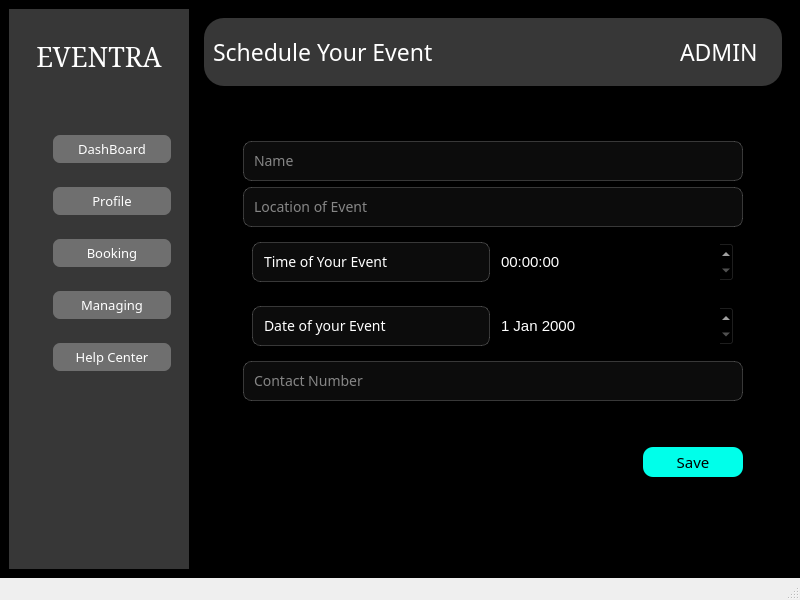
<?xml version="1.0" encoding="UTF-8"?>
<ui version="4.0">
 <class>scheduling</class>
 <widget class="QMainWindow" name="scheduling">
  <property name="geometry">
   <rect>
    <x>0</x>
    <y>0</y>
    <width>800</width>
    <height>600</height>
   </rect>
  </property>
  <property name="windowTitle">
   <string>MainWindow</string>
  </property>
  <widget class="QWidget" name="centralwidget">
   <property name="styleSheet">
    <string notr="true">QWidget{

background-color:black;
}</string>
   </property>
   <layout class="QHBoxLayout" name="horizontalLayout_15">
    <item>
     <layout class="QHBoxLayout" name="horizontalLayout_2">
      <item>
       <widget class="QWidget" name="LeftSidebar" native="true">
        <property name="sizePolicy">
         <sizepolicy hsizetype="Fixed" vsizetype="Preferred">
          <horstretch>0</horstretch>
          <verstretch>0</verstretch>
         </sizepolicy>
        </property>
        <property name="minimumSize">
         <size>
          <width>180</width>
          <height>0</height>
         </size>
        </property>
        <property name="styleSheet">
         <string notr="true">QWidget{
	background-color: rgb(55, 55, 55);
}</string>
        </property>
        <layout class="QVBoxLayout" name="verticalLayout_2">
         <item>
          <layout class="QVBoxLayout" name="verticalLayout">
           <item>
            <widget class="QLabel" name="label">
             <property name="font">
              <font>
               <family>SimSun</family>
               <pointsize>20</pointsize>
              </font>
             </property>
             <property name="styleSheet">
              <string notr="true">QLabel{
padding-top:20px;
color:white;
}</string>
             </property>
             <property name="text">
              <string>EVENTRA</string>
             </property>
             <property name="alignment">
              <set>Qt::AlignmentFlag::AlignCenter</set>
             </property>
            </widget>
           </item>
          </layout>
         </item>
         <item>
          <spacer name="verticalSpacer">
           <property name="orientation">
            <enum>Qt::Orientation::Vertical</enum>
           </property>
           <property name="sizeHint" stdset="0">
            <size>
             <width>20</width>
             <height>40</height>
            </size>
           </property>
          </spacer>
         </item>
         <item>
          <widget class="QWidget" name="widget_3" native="true">
           <property name="sizePolicy">
            <sizepolicy hsizetype="Preferred" vsizetype="Fixed">
             <horstretch>0</horstretch>
             <verstretch>0</verstretch>
            </sizepolicy>
           </property>
           <property name="minimumSize">
            <size>
             <width>0</width>
             <height>40</height>
            </size>
           </property>
           <layout class="QHBoxLayout" name="horizontalLayout_3">
            <item>
             <layout class="QHBoxLayout" name="horizontalLayout">
              <item>
               <widget class="QLabel" name="label_2">
                <property name="sizePolicy">
                 <sizepolicy hsizetype="Fixed" vsizetype="Fixed">
                  <horstretch>0</horstretch>
                  <verstretch>0</verstretch>
                 </sizepolicy>
                </property>
                <property name="minimumSize">
                 <size>
                  <width>20</width>
                  <height>20</height>
                 </size>
                </property>
                <property name="maximumSize">
                 <size>
                  <width>20</width>
                  <height>20</height>
                 </size>
                </property>
                <property name="text">
                 <string/>
                </property>
                <property name="pixmap">
                 <pixmap resource="resources.qrc">:/resources/icons8-dashboard-50.png</pixmap>
                </property>
                <property name="scaledContents">
                 <bool>true</bool>
                </property>
               </widget>
              </item>
              <item>
               <widget class="QPushButton" name="dashboard_2">
                <property name="font">
                 <font>
                  <family>Segoe Fluent Icons</family>
                  <pointsize>10</pointsize>
                 </font>
                </property>
                <property name="styleSheet">
                 <string notr="true">QPushButton{
color:white;
	background-color: rgb(111, 111, 111);
padding:5px;
border:none;
border-radius:7px;
}
QPushButton:hover{
	background-color: rgb(188, 0, 188);
}</string>
                </property>
                <property name="text">
                 <string>DashBoard</string>
                </property>
               </widget>
              </item>
             </layout>
            </item>
           </layout>
          </widget>
         </item>
         <item>
          <widget class="QWidget" name="widget" native="true">
           <property name="sizePolicy">
            <sizepolicy hsizetype="Preferred" vsizetype="Fixed">
             <horstretch>0</horstretch>
             <verstretch>0</verstretch>
            </sizepolicy>
           </property>
           <property name="minimumSize">
            <size>
             <width>0</width>
             <height>40</height>
            </size>
           </property>
           <layout class="QHBoxLayout" name="horizontalLayout_5">
            <item>
             <layout class="QHBoxLayout" name="horizontalLayout_4">
              <item>
               <widget class="QLabel" name="label_3">
                <property name="sizePolicy">
                 <sizepolicy hsizetype="Fixed" vsizetype="Fixed">
                  <horstretch>0</horstretch>
                  <verstretch>0</verstretch>
                 </sizepolicy>
                </property>
                <property name="minimumSize">
                 <size>
                  <width>20</width>
                  <height>20</height>
                 </size>
                </property>
                <property name="maximumSize">
                 <size>
                  <width>20</width>
                  <height>20</height>
                 </size>
                </property>
                <property name="text">
                 <string/>
                </property>
                <property name="pixmap">
                 <pixmap resource="resources.qrc">:/resources/icons8-profile-48.png</pixmap>
                </property>
                <property name="scaledContents">
                 <bool>true</bool>
                </property>
               </widget>
              </item>
              <item>
               <widget class="QPushButton" name="Profile">
                <property name="font">
                 <font>
                  <family>Segoe Fluent Icons</family>
                  <pointsize>10</pointsize>
                 </font>
                </property>
                <property name="styleSheet">
                 <string notr="true">QPushButton{
color:white;
	background-color: rgb(111, 111, 111);
padding:5px;
border:none;
border-radius:7px;
}
QPushButton:hover{
	background-color: rgb(188, 0, 188);
}</string>
                </property>
                <property name="text">
                 <string>Profile</string>
                </property>
               </widget>
              </item>
             </layout>
            </item>
           </layout>
          </widget>
         </item>
         <item>
          <widget class="QWidget" name="widget_2" native="true">
           <property name="sizePolicy">
            <sizepolicy hsizetype="Preferred" vsizetype="Fixed">
             <horstretch>0</horstretch>
             <verstretch>0</verstretch>
            </sizepolicy>
           </property>
           <property name="minimumSize">
            <size>
             <width>0</width>
             <height>40</height>
            </size>
           </property>
           <layout class="QHBoxLayout" name="horizontalLayout_7">
            <item>
             <layout class="QHBoxLayout" name="horizontalLayout_6">
              <item>
               <widget class="QLabel" name="label_4">
                <property name="sizePolicy">
                 <sizepolicy hsizetype="Fixed" vsizetype="Fixed">
                  <horstretch>0</horstretch>
                  <verstretch>0</verstretch>
                 </sizepolicy>
                </property>
                <property name="minimumSize">
                 <size>
                  <width>20</width>
                  <height>20</height>
                 </size>
                </property>
                <property name="maximumSize">
                 <size>
                  <width>20</width>
                  <height>20</height>
                 </size>
                </property>
                <property name="text">
                 <string/>
                </property>
                <property name="pixmap">
                 <pixmap resource="resources.qrc">:/resources/icons8-booking-48.png</pixmap>
                </property>
                <property name="scaledContents">
                 <bool>true</bool>
                </property>
               </widget>
              </item>
              <item>
               <widget class="QPushButton" name="Booking">
                <property name="font">
                 <font>
                  <family>Segoe Fluent Icons</family>
                  <pointsize>10</pointsize>
                 </font>
                </property>
                <property name="styleSheet">
                 <string notr="true">QPushButton{
color:white;
	background-color: rgb(111, 111, 111);
padding:5px;
border:none;
border-radius:7px;
}
QPushButton:hover{
	background-color: rgb(188, 0, 188);
}</string>
                </property>
                <property name="text">
                 <string>Booking</string>
                </property>
               </widget>
              </item>
             </layout>
            </item>
           </layout>
          </widget>
         </item>
         <item>
          <widget class="QWidget" name="widget_4" native="true">
           <property name="sizePolicy">
            <sizepolicy hsizetype="Preferred" vsizetype="Fixed">
             <horstretch>0</horstretch>
             <verstretch>0</verstretch>
            </sizepolicy>
           </property>
           <property name="minimumSize">
            <size>
             <width>0</width>
             <height>40</height>
            </size>
           </property>
           <layout class="QHBoxLayout" name="horizontalLayout_9">
            <item>
             <layout class="QHBoxLayout" name="horizontalLayout_8">
              <item>
               <widget class="QLabel" name="label_5">
                <property name="sizePolicy">
                 <sizepolicy hsizetype="Fixed" vsizetype="Fixed">
                  <horstretch>0</horstretch>
                  <verstretch>0</verstretch>
                 </sizepolicy>
                </property>
                <property name="minimumSize">
                 <size>
                  <width>20</width>
                  <height>20</height>
                 </size>
                </property>
                <property name="maximumSize">
                 <size>
                  <width>20</width>
                  <height>20</height>
                 </size>
                </property>
                <property name="text">
                 <string/>
                </property>
                <property name="pixmap">
                 <pixmap resource="resources.qrc">:/resources/icons8-hierarchy-48.png</pixmap>
                </property>
                <property name="scaledContents">
                 <bool>true</bool>
                </property>
               </widget>
              </item>
              <item>
               <widget class="QPushButton" name="Managing">
                <property name="font">
                 <font>
                  <family>Segoe Fluent Icons</family>
                  <pointsize>10</pointsize>
                 </font>
                </property>
                <property name="styleSheet">
                 <string notr="true">QPushButton{
color:white;
	background-color: rgb(111, 111, 111);
padding:5px;
border:none;
border-radius:7px;
}
QPushButton:hover{
	background-color: rgb(188, 0, 188);
}</string>
                </property>
                <property name="text">
                 <string>Managing</string>
                </property>
               </widget>
              </item>
             </layout>
            </item>
           </layout>
          </widget>
         </item>
         <item>
          <widget class="QWidget" name="widget_5" native="true">
           <property name="sizePolicy">
            <sizepolicy hsizetype="Preferred" vsizetype="Fixed">
             <horstretch>0</horstretch>
             <verstretch>0</verstretch>
            </sizepolicy>
           </property>
           <property name="minimumSize">
            <size>
             <width>0</width>
             <height>40</height>
            </size>
           </property>
           <layout class="QHBoxLayout" name="horizontalLayout_11">
            <item>
             <layout class="QHBoxLayout" name="horizontalLayout_10">
              <item>
               <widget class="QLabel" name="label_6">
                <property name="sizePolicy">
                 <sizepolicy hsizetype="Fixed" vsizetype="Fixed">
                  <horstretch>0</horstretch>
                  <verstretch>0</verstretch>
                 </sizepolicy>
                </property>
                <property name="minimumSize">
                 <size>
                  <width>20</width>
                  <height>20</height>
                 </size>
                </property>
                <property name="maximumSize">
                 <size>
                  <width>20</width>
                  <height>20</height>
                 </size>
                </property>
                <property name="text">
                 <string/>
                </property>
                <property name="pixmap">
                 <pixmap resource="resources.qrc">:/resources/icons8-help-center-48.png</pixmap>
                </property>
                <property name="scaledContents">
                 <bool>true</bool>
                </property>
               </widget>
              </item>
              <item>
               <widget class="QPushButton" name="Help_Center">
                <property name="font">
                 <font>
                  <family>Segoe Fluent Icons</family>
                  <pointsize>10</pointsize>
                 </font>
                </property>
                <property name="styleSheet">
                 <string notr="true">QPushButton{
color:white;
	background-color: rgb(111, 111, 111);
padding:5px;
border:none;
border-radius:7px;
}
QPushButton:hover{
	background-color: rgb(188, 0, 188);
}</string>
                </property>
                <property name="text">
                 <string>Help Center</string>
                </property>
               </widget>
              </item>
             </layout>
            </item>
           </layout>
          </widget>
         </item>
         <item>
          <spacer name="verticalSpacer_2">
           <property name="orientation">
            <enum>Qt::Orientation::Vertical</enum>
           </property>
           <property name="sizeHint" stdset="0">
            <size>
             <width>20</width>
             <height>40</height>
            </size>
           </property>
          </spacer>
         </item>
         <item>
          <spacer name="verticalSpacer_4">
           <property name="orientation">
            <enum>Qt::Orientation::Vertical</enum>
           </property>
           <property name="sizeHint" stdset="0">
            <size>
             <width>20</width>
             <height>40</height>
            </size>
           </property>
          </spacer>
         </item>
         <item>
          <widget class="QWidget" name="widget_6" native="true">
           <property name="sizePolicy">
            <sizepolicy hsizetype="Preferred" vsizetype="Fixed">
             <horstretch>0</horstretch>
             <verstretch>0</verstretch>
            </sizepolicy>
           </property>
           <property name="minimumSize">
            <size>
             <width>0</width>
             <height>40</height>
            </size>
           </property>
           <layout class="QHBoxLayout" name="horizontalLayout_13"/>
          </widget>
         </item>
         <item>
          <spacer name="verticalSpacer_3">
           <property name="orientation">
            <enum>Qt::Orientation::Vertical</enum>
           </property>
           <property name="sizeHint" stdset="0">
            <size>
             <width>20</width>
             <height>40</height>
            </size>
           </property>
          </spacer>
         </item>
        </layout>
       </widget>
      </item>
     </layout>
    </item>
    <item>
     <widget class="QWidget" name="Rightsidebar" native="true">
      <layout class="QGridLayout" name="gridLayout_2">
       <item row="1" column="0">
        <widget class="QWidget" name="Input" native="true">
         <layout class="QVBoxLayout" name="verticalLayout_6">
          <item>
           <layout class="QGridLayout" name="gridLayout">
            <item row="4" column="0">
             <widget class="QLineEdit" name="Contact">
              <property name="minimumSize">
               <size>
                <width>200</width>
                <height>30</height>
               </size>
              </property>
              <property name="maximumSize">
               <size>
                <width>500</width>
                <height>16777215</height>
               </size>
              </property>
              <property name="font">
               <font>
                <family>Sylfaen</family>
                <pointsize>-1</pointsize>
               </font>
              </property>
              <property name="styleSheet">
               <string notr="true">QLineEdit{
    background-color: rgba(255, 255, 255, 0.05);
    color: white;
    border: 1px solid rgba(255, 255, 255, 0.2);
    border-radius: 8px;
    padding: 8px;
    font-size: 14px;
}

QLineEdit::placeholder {
    color: #aaaaaa;
    font-style: italic;
}
QLineEdit:hover {
    background-color: #00ffcc;
    box-shadow: 0 0 10px #00ffe5;
color:black;
}
QLineEdit::placeholder:hover{
color:black;
}</string>
              </property>
              <property name="placeholderText">
               <string>Contact Number</string>
              </property>
             </widget>
            </item>
            <item row="2" column="0">
             <widget class="QWidget" name="widget_7" native="true">
              <property name="sizePolicy">
               <sizepolicy hsizetype="Preferred" vsizetype="Fixed">
                <horstretch>0</horstretch>
                <verstretch>0</verstretch>
               </sizepolicy>
              </property>
              <property name="minimumSize">
               <size>
                <width>0</width>
                <height>30</height>
               </size>
              </property>
              <layout class="QHBoxLayout" name="horizontalLayout_16">
               <item>
                <layout class="QHBoxLayout" name="horizontalLayout_14">
                 <item>
                  <widget class="QLabel" name="label_8">
                   <property name="sizePolicy">
                    <sizepolicy hsizetype="Preferred" vsizetype="Fixed">
                     <horstretch>0</horstretch>
                     <verstretch>0</verstretch>
                    </sizepolicy>
                   </property>
                   <property name="minimumSize">
                    <size>
                     <width>0</width>
                     <height>40</height>
                    </size>
                   </property>
                   <property name="font">
                    <font>
                     <family>Sylfaen</family>
                     <pointsize>-1</pointsize>
                    </font>
                   </property>
                   <property name="styleSheet">
                    <string notr="true">QLabel{
    background-color: rgba(255, 255, 255, 0.05);
    color: white;
    border: 1px solid rgba(255, 255, 255, 0.2);
    border-radius: 8px;
    padding: 8px;
    font-size: 14px;
}</string>
                   </property>
                   <property name="text">
                    <string>Time of Your Event </string>
                   </property>
                  </widget>
                 </item>
                 <item>
                  <widget class="QTimeEdit" name="Time">
                   <property name="minimumSize">
                    <size>
                     <width>0</width>
                     <height>40</height>
                    </size>
                   </property>
                   <property name="font">
                    <font>
                     <pointsize>11</pointsize>
                    </font>
                   </property>
                   <property name="styleSheet">
                    <string notr="true">QTimeEdit{
   color:white;
}</string>
                   </property>
                  </widget>
                 </item>
                </layout>
               </item>
              </layout>
             </widget>
            </item>
            <item row="3" column="0">
             <widget class="QWidget" name="widget_8" native="true">
              <property name="sizePolicy">
               <sizepolicy hsizetype="Preferred" vsizetype="Fixed">
                <horstretch>0</horstretch>
                <verstretch>0</verstretch>
               </sizepolicy>
              </property>
              <property name="minimumSize">
               <size>
                <width>0</width>
                <height>30</height>
               </size>
              </property>
              <layout class="QHBoxLayout" name="horizontalLayout_18">
               <item>
                <layout class="QHBoxLayout" name="horizontalLayout_17">
                 <item>
                  <widget class="QLabel" name="label_9">
                   <property name="sizePolicy">
                    <sizepolicy hsizetype="Preferred" vsizetype="Fixed">
                     <horstretch>0</horstretch>
                     <verstretch>0</verstretch>
                    </sizepolicy>
                   </property>
                   <property name="minimumSize">
                    <size>
                     <width>0</width>
                     <height>40</height>
                    </size>
                   </property>
                   <property name="font">
                    <font>
                     <family>Sylfaen</family>
                     <pointsize>-1</pointsize>
                    </font>
                   </property>
                   <property name="styleSheet">
                    <string notr="true">QLabel{
    background-color: rgba(255, 255, 255, 0.05);
    color: white;
    border: 1px solid rgba(255, 255, 255, 0.2);
    border-radius: 8px;
    padding: 8px;
    font-size: 14px;
}</string>
                   </property>
                   <property name="text">
                    <string>Date of your Event</string>
                   </property>
                  </widget>
                 </item>
                 <item>
                  <widget class="QDateEdit" name="Date">
                   <property name="minimumSize">
                    <size>
                     <width>0</width>
                     <height>40</height>
                    </size>
                   </property>
                   <property name="font">
                    <font>
                     <pointsize>11</pointsize>
                    </font>
                   </property>
                   <property name="styleSheet">
                    <string notr="true">QDateEdit{
   
    color: white;
    
}</string>
                   </property>
                  </widget>
                 </item>
                </layout>
               </item>
              </layout>
             </widget>
            </item>
            <item row="0" column="0">
             <widget class="QLineEdit" name="Name">
              <property name="sizePolicy">
               <sizepolicy hsizetype="Fixed" vsizetype="Fixed">
                <horstretch>0</horstretch>
                <verstretch>0</verstretch>
               </sizepolicy>
              </property>
              <property name="minimumSize">
               <size>
                <width>200</width>
                <height>30</height>
               </size>
              </property>
              <property name="maximumSize">
               <size>
                <width>500</width>
                <height>16777215</height>
               </size>
              </property>
              <property name="font">
               <font>
                <family>Sylfaen</family>
                <pointsize>-1</pointsize>
               </font>
              </property>
              <property name="styleSheet">
               <string notr="true">QLineEdit{
    background-color: rgba(255, 255, 255, 0.05);
    color: white;
    border: 1px solid rgba(255, 255, 255, 0.2);
    border-radius: 8px;
    padding: 8px;
    font-size: 14px;
}

QLineEdit::placeholder {
    color: #aaaaaa;
    font-style: italic;
}
QLineEdit:hover {
    background-color: #00ffcc;
    box-shadow: 0 0 10px #00ffe5;
color:black;
}</string>
              </property>
              <property name="placeholderText">
               <string>Name</string>
              </property>
             </widget>
            </item>
            <item row="6" column="0">
             <widget class="QPushButton" name="Gotodash_subevent">
              <property name="sizePolicy">
               <sizepolicy hsizetype="Fixed" vsizetype="Fixed">
                <horstretch>0</horstretch>
                <verstretch>0</verstretch>
               </sizepolicy>
              </property>
              <property name="minimumSize">
               <size>
                <width>100</width>
                <height>30</height>
               </size>
              </property>
              <property name="font">
               <font>
                <family>Maiandra GD</family>
                <pointsize>11</pointsize>
               </font>
              </property>
              <property name="layoutDirection">
               <enum>Qt::LayoutDirection::RightToLeft</enum>
              </property>
              <property name="styleSheet">
               <string notr="true">QPushButton{
color:black;
background-color:rgb(0, 255, 234);
border:none;
border-radius:10px;
}
QPushButton:hover{
color:white;
	background-color: rgb(196, 0, 176);
}</string>
              </property>
              <property name="text">
               <string>Save</string>
              </property>
             </widget>
            </item>
            <item row="1" column="0">
             <widget class="QLineEdit" name="Location">
              <property name="sizePolicy">
               <sizepolicy hsizetype="Fixed" vsizetype="Fixed">
                <horstretch>0</horstretch>
                <verstretch>0</verstretch>
               </sizepolicy>
              </property>
              <property name="minimumSize">
               <size>
                <width>200</width>
                <height>30</height>
               </size>
              </property>
              <property name="maximumSize">
               <size>
                <width>500</width>
                <height>16777215</height>
               </size>
              </property>
              <property name="font">
               <font>
                <family>Sylfaen</family>
                <pointsize>-1</pointsize>
               </font>
              </property>
              <property name="styleSheet">
               <string notr="true">QLineEdit{
    background-color: rgba(255, 255, 255, 0.05);
    color: white;
    border: 1px solid rgba(255, 255, 255, 0.2);
    border-radius: 8px;
    padding: 8px;
    font-size: 14px;
}

QLineEdit::placeholder {
    color: #aaaaaa;
    font-style: italic;
}
QLineEdit:hover {
    background-color: #00ffcc;
    box-shadow: 0 0 10px #00ffe5;
color:black;
}</string>
              </property>
              <property name="placeholderText">
               <string>Location of Event</string>
              </property>
             </widget>
            </item>
            <item row="5" column="0">
             <spacer name="verticalSpacer_7">
              <property name="orientation">
               <enum>Qt::Orientation::Vertical</enum>
              </property>
              <property name="sizeHint" stdset="0">
               <size>
                <width>20</width>
                <height>40</height>
               </size>
              </property>
             </spacer>
            </item>
           </layout>
          </item>
         </layout>
        </widget>
       </item>
       <item row="0" column="0">
        <layout class="QVBoxLayout" name="verticalLayout_3">
         <item>
          <widget class="QWidget" name="Topbar" native="true">
           <property name="sizePolicy">
            <sizepolicy hsizetype="Preferred" vsizetype="Fixed">
             <horstretch>0</horstretch>
             <verstretch>0</verstretch>
            </sizepolicy>
           </property>
           <property name="minimumSize">
            <size>
             <width>0</width>
             <height>60</height>
            </size>
           </property>
           <property name="styleSheet">
            <string notr="true">QWidget{
	background-color: rgb(55, 55, 55);
border-radius:20px;
}</string>
           </property>
           <layout class="QHBoxLayout" name="horizontalLayout_20">
            <item>
             <layout class="QHBoxLayout" name="horizontalLayout_19">
              <item>
               <widget class="QLabel" name="label_10">
                <property name="font">
                 <font>
                  <family>Sitka</family>
                  <pointsize>17</pointsize>
                 </font>
                </property>
                <property name="styleSheet">
                 <string notr="true">color:white;</string>
                </property>
                <property name="text">
                 <string>Schedule Your Event</string>
                </property>
               </widget>
              </item>
              <item>
               <widget class="QWidget" name="widget_9" native="true">
                <property name="sizePolicy">
                 <sizepolicy hsizetype="Fixed" vsizetype="Preferred">
                  <horstretch>0</horstretch>
                  <verstretch>0</verstretch>
                 </sizepolicy>
                </property>
                <property name="minimumSize">
                 <size>
                  <width>140</width>
                  <height>0</height>
                 </size>
                </property>
                <layout class="QHBoxLayout" name="horizontalLayout_22">
                 <item>
                  <layout class="QHBoxLayout" name="horizontalLayout_21">
                   <item>
                    <widget class="QLabel" name="label_12">
                     <property name="minimumSize">
                      <size>
                       <width>30</width>
                       <height>30</height>
                      </size>
                     </property>
                     <property name="maximumSize">
                      <size>
                       <width>30</width>
                       <height>30</height>
                      </size>
                     </property>
                     <property name="text">
                      <string/>
                     </property>
                     <property name="pixmap">
                      <pixmap resource="resources.qrc">:/resources/icons8-name-50.png</pixmap>
                     </property>
                     <property name="scaledContents">
                      <bool>true</bool>
                     </property>
                    </widget>
                   </item>
                   <item>
                    <widget class="QLabel" name="label_11">
                     <property name="font">
                      <font>
                       <family>Sitka</family>
                       <pointsize>17</pointsize>
                      </font>
                     </property>
                     <property name="styleSheet">
                      <string notr="true">color:white;
padding-left:10px;</string>
                     </property>
                     <property name="text">
                      <string>ADMIN</string>
                     </property>
                    </widget>
                   </item>
                  </layout>
                 </item>
                </layout>
               </widget>
              </item>
             </layout>
            </item>
           </layout>
          </widget>
         </item>
         <item>
          <spacer name="verticalSpacer_5">
           <property name="orientation">
            <enum>Qt::Orientation::Vertical</enum>
           </property>
           <property name="sizeHint" stdset="0">
            <size>
             <width>20</width>
             <height>40</height>
            </size>
           </property>
          </spacer>
         </item>
        </layout>
       </item>
       <item row="2" column="0">
        <spacer name="verticalSpacer_6">
         <property name="orientation">
          <enum>Qt::Orientation::Vertical</enum>
         </property>
         <property name="sizeHint" stdset="0">
          <size>
           <width>20</width>
           <height>40</height>
          </size>
         </property>
        </spacer>
       </item>
      </layout>
     </widget>
    </item>
   </layout>
  </widget>
  <widget class="QMenuBar" name="menubar">
   <property name="geometry">
    <rect>
     <x>0</x>
     <y>0</y>
     <width>800</width>
     <height>18</height>
    </rect>
   </property>
  </widget>
  <widget class="QStatusBar" name="statusbar"/>
 </widget>
 <resources>
  <include location="resources.qrc"/>
 </resources>
 <connections/>
</ui>
